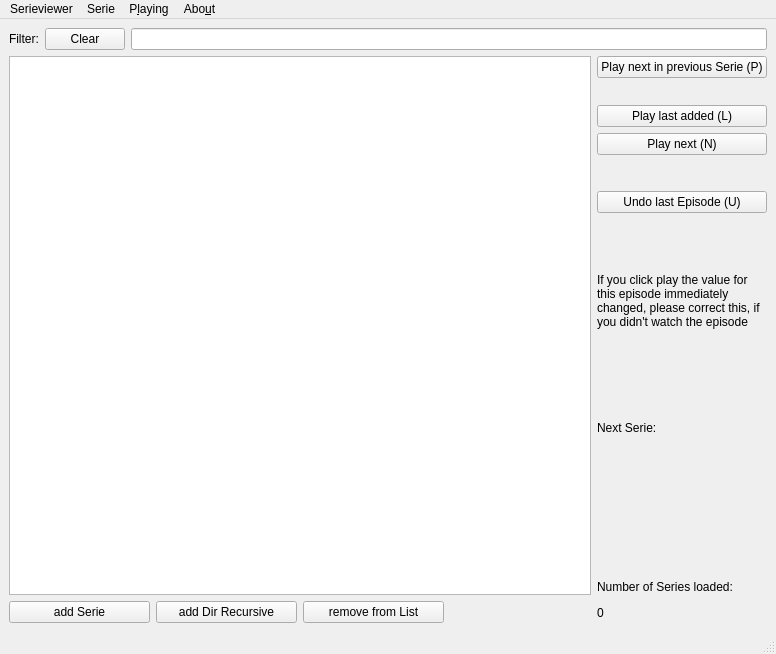
<?xml version="1.0" encoding="UTF-8"?>
<ui version="4.0">
 <class>MainWindow</class>
 <widget class="QMainWindow" name="MainWindow">
  <property name="geometry">
   <rect>
    <x>0</x>
    <y>0</y>
    <width>776</width>
    <height>654</height>
   </rect>
  </property>
  <property name="windowTitle">
   <string>Serienviewer</string>
  </property>
  <widget class="QWidget" name="centralwidget">
   <layout class="QGridLayout">
    <item row="0" column="0" colspan="5">
     <layout class="QHBoxLayout" name="headerLayout">
      <item>
       <widget class="QLabel" name="filterLabel">
        <property name="text">
         <string>Filter:</string>
        </property>
       </widget>
      </item>
      <item>
       <widget class="QPushButton" name="clearButton">
        <property name="text">
         <string>Clear</string>
        </property>
       </widget>
      </item>
      <item>
       <widget class="QLineEdit" name="searchEdit"/>
      </item>
     </layout>
    </item>
    <item row="2" column="2">
     <widget class="QPushButton" name="deleteButton">
      <property name="toolTip">
       <string>Delete a serie from the list but of course keep it on the harddisk</string>
      </property>
      <property name="text">
       <string>remove from List</string>
      </property>
      <property name="icon">
       <iconset resource="icons.qrc">
        <normaloff>:/icons/button_delete.png</normaloff>:/icons/button_delete.png</iconset>
      </property>
     </widget>
    </item>
    <item row="2" column="0">
     <widget class="QPushButton" name="addButton">
      <property name="toolTip">
       <string>Add a serie to the list</string>
      </property>
      <property name="text">
       <string>add Serie</string>
      </property>
      <property name="icon">
       <iconset resource="icons.qrc">
        <normaloff>:/icons/add.png</normaloff>:/icons/add.png</iconset>
      </property>
     </widget>
    </item>
    <item row="1" column="4" rowspan="2">
     <layout class="QVBoxLayout" name="sideBarLayout">
      <item>
       <widget class="QPushButton" name="playNextInSerieButton">
        <property name="text">
         <string>Play next in previous Serie (P)</string>
        </property>
       </widget>
      </item>
      <item>
       <spacer name="verticalSpacer">
        <property name="orientation">
         <enum>Qt::Vertical</enum>
        </property>
        <property name="sizeType">
         <enum>QSizePolicy::Fixed</enum>
        </property>
        <property name="sizeHint" stdset="0">
         <size>
          <width>15</width>
          <height>21</height>
         </size>
        </property>
       </spacer>
      </item>
      <item>
       <widget class="QPushButton" name="playLastAddedButton">
        <property name="text">
         <string>Play last added (L)</string>
        </property>
       </widget>
      </item>
      <item>
       <widget class="QPushButton" name="playNextButton">
        <property name="sizePolicy">
         <sizepolicy hsizetype="Minimum" vsizetype="Fixed">
          <horstretch>0</horstretch>
          <verstretch>0</verstretch>
         </sizepolicy>
        </property>
        <property name="text">
         <string>Play next (N)</string>
        </property>
       </widget>
      </item>
      <item>
       <spacer name="verticalSpacer_2">
        <property name="orientation">
         <enum>Qt::Vertical</enum>
        </property>
        <property name="sizeType">
         <enum>QSizePolicy::Fixed</enum>
        </property>
        <property name="sizeHint" stdset="0">
         <size>
          <width>20</width>
          <height>30</height>
         </size>
        </property>
       </spacer>
      </item>
      <item>
       <widget class="QPushButton" name="undoButton">
        <property name="text">
         <string>Undo last Episode (U)</string>
        </property>
       </widget>
      </item>
      <item>
       <widget class="QLabel" name="label">
        <property name="sizePolicy">
         <sizepolicy hsizetype="Preferred" vsizetype="Preferred">
          <horstretch>0</horstretch>
          <verstretch>0</verstretch>
         </sizepolicy>
        </property>
        <property name="maximumSize">
         <size>
          <width>9999999</width>
          <height>9999999</height>
         </size>
        </property>
        <property name="text">
         <string>If you click play the value for this episode immediately changed, please correct this, if you didn't watch the episode</string>
        </property>
        <property name="textFormat">
         <enum>Qt::AutoText</enum>
        </property>
        <property name="scaledContents">
         <bool>true</bool>
        </property>
        <property name="wordWrap">
         <bool>true</bool>
        </property>
       </widget>
      </item>
      <item>
       <layout class="QVBoxLayout" name="verticalLayout">
        <item>
         <layout class="QHBoxLayout" name="horizontalLayout">
          <item>
           <widget class="QLabel" name="label_4">
            <property name="sizePolicy">
             <sizepolicy hsizetype="Minimum" vsizetype="Minimum">
              <horstretch>0</horstretch>
              <verstretch>0</verstretch>
             </sizepolicy>
            </property>
            <property name="text">
             <string>Next Serie:</string>
            </property>
           </widget>
          </item>
          <item>
           <widget class="QLabel" name="nextLabel">
            <property name="sizePolicy">
             <sizepolicy hsizetype="Preferred" vsizetype="Minimum">
              <horstretch>0</horstretch>
              <verstretch>0</verstretch>
             </sizepolicy>
            </property>
            <property name="text">
             <string/>
            </property>
            <property name="wordWrap">
             <bool>true</bool>
            </property>
           </widget>
          </item>
         </layout>
        </item>
        <item>
         <widget class="QLabel" name="nextNameLabel">
          <property name="text">
           <string/>
          </property>
          <property name="scaledContents">
           <bool>false</bool>
          </property>
          <property name="wordWrap">
           <bool>false</bool>
          </property>
         </widget>
        </item>
       </layout>
      </item>
      <item>
       <spacer name="verticalSpacer_3">
        <property name="orientation">
         <enum>Qt::Vertical</enum>
        </property>
        <property name="sizeType">
         <enum>QSizePolicy::Fixed</enum>
        </property>
        <property name="sizeHint" stdset="0">
         <size>
          <width>20</width>
          <height>20</height>
         </size>
        </property>
       </spacer>
      </item>
      <item>
       <widget class="QLabel" name="label_2">
        <property name="sizePolicy">
         <sizepolicy hsizetype="Minimum" vsizetype="Minimum">
          <horstretch>0</horstretch>
          <verstretch>0</verstretch>
         </sizepolicy>
        </property>
        <property name="maximumSize">
         <size>
          <width>170</width>
          <height>20</height>
         </size>
        </property>
        <property name="text">
         <string>Number of Series loaded:</string>
        </property>
       </widget>
      </item>
      <item>
       <widget class="QLabel" name="numberLabel">
        <property name="sizePolicy">
         <sizepolicy hsizetype="Minimum" vsizetype="Minimum">
          <horstretch>0</horstretch>
          <verstretch>0</verstretch>
         </sizepolicy>
        </property>
        <property name="maximumSize">
         <size>
          <width>170</width>
          <height>20</height>
         </size>
        </property>
        <property name="text">
         <string>0</string>
        </property>
       </widget>
      </item>
     </layout>
    </item>
    <item row="2" column="1">
     <widget class="QPushButton" name="addDirRecursiveButton">
      <property name="text">
       <string>add Dir Recursive</string>
      </property>
      <property name="icon">
       <iconset resource="icons.qrc">
        <normaloff>:/icons/add.png</normaloff>:/icons/add.png</iconset>
      </property>
     </widget>
    </item>
    <item row="1" column="0" colspan="4">
     <widget class="SerieView" name="tableView">
      <property name="editTriggers">
       <set>QAbstractItemView::DoubleClicked</set>
      </property>
      <property name="defaultDropAction">
       <enum>Qt::IgnoreAction</enum>
      </property>
      <property name="selectionMode">
       <enum>QAbstractItemView::SingleSelection</enum>
      </property>
      <property name="selectionBehavior">
       <enum>QAbstractItemView::SelectRows</enum>
      </property>
      <property name="verticalScrollMode">
       <enum>QAbstractItemView::ScrollPerItem</enum>
      </property>
      <property name="sortingEnabled">
       <bool>true</bool>
      </property>
      <attribute name="verticalHeaderVisible">
       <bool>true</bool>
      </attribute>
      <attribute name="verticalHeaderHighlightSections">
       <bool>false</bool>
      </attribute>
     </widget>
    </item>
   </layout>
  </widget>
  <widget class="QMenuBar" name="menubar">
   <property name="geometry">
    <rect>
     <x>0</x>
     <y>0</y>
     <width>776</width>
     <height>29</height>
    </rect>
   </property>
   <widget class="QMenu" name="menuSerieviewer">
    <property name="title">
     <string>Serieviewer</string>
    </property>
    <addaction name="actionAdd_recursive"/>
    <addaction name="actionSettings"/>
    <addaction name="actionRefresh"/>
    <addaction name="actionClean_up_Series"/>
    <addaction name="actionQuit_without_saving"/>
    <addaction name="actionQuit"/>
   </widget>
   <widget class="QMenu" name="menuSerie">
    <property name="title">
     <string>Serie</string>
    </property>
    <addaction name="actionShow_Series_Info"/>
    <addaction name="actionEnable_Ongoing"/>
    <addaction name="actionDisable_Ongoing"/>
    <addaction name="actionRewind_by_one"/>
    <addaction name="actionSet_the_link"/>
    <addaction name="actionSet_player"/>
   </widget>
   <widget class="QMenu" name="menuPlaying">
    <property name="title">
     <string>P&amp;laying</string>
    </property>
    <addaction name="actionRandom"/>
    <addaction name="actionNewRandom"/>
    <addaction name="actionPlay_next_in_Series"/>
    <addaction name="actionPlay_last_added"/>
    <addaction name="actionPlay_next"/>
    <addaction name="actionUndo_last_play"/>
   </widget>
   <widget class="QMenu" name="menuAbout">
    <property name="title">
     <string>Abo&amp;ut</string>
    </property>
    <addaction name="actionAbout_Qt"/>
    <addaction name="actionAbout"/>
   </widget>
   <addaction name="menuSerieviewer"/>
   <addaction name="menuSerie"/>
   <addaction name="menuPlaying"/>
   <addaction name="menuAbout"/>
  </widget>
  <widget class="QStatusBar" name="statusbar"/>
  <action name="actionAbout">
   <property name="text">
    <string>a&amp;bout</string>
   </property>
  </action>
  <action name="actionSettings">
   <property name="icon">
    <iconset resource="icons.qrc">
     <normaloff>:/icons/settings.png</normaloff>:/icons/settings.png</iconset>
   </property>
   <property name="text">
    <string>&amp;Settings</string>
   </property>
  </action>
  <action name="actionRefresh">
   <property name="icon">
    <iconset resource="icons.qrc">
     <normaloff>:/icons/refresh.png</normaloff>:/icons/refresh.png</iconset>
   </property>
   <property name="text">
    <string>&amp;Refresh</string>
   </property>
  </action>
  <action name="actionClean_up_Series">
   <property name="icon">
    <iconset resource="icons.qrc">
     <normaloff>:/icons/cleanup.png</normaloff>:/icons/cleanup.png</iconset>
   </property>
   <property name="text">
    <string>&amp;Clean up Series</string>
   </property>
  </action>
  <action name="actionQuit_without_saving">
   <property name="text">
    <string>&amp;Quit without saving</string>
   </property>
  </action>
  <action name="actionQuit">
   <property name="icon">
    <iconset resource="icons.qrc">
     <normaloff>:/icons/exit.png</normaloff>:/icons/exit.png</iconset>
   </property>
   <property name="text">
    <string>Q&amp;uit</string>
   </property>
   <property name="shortcut">
    <string>Q</string>
   </property>
  </action>
  <action name="actionShow_Series_Info">
   <property name="icon">
    <iconset resource="icons.qrc">
     <normaloff>:/icons/info.png</normaloff>:/icons/info.png</iconset>
   </property>
   <property name="text">
    <string>&amp;Show Series Info</string>
   </property>
  </action>
  <action name="actionEnable_Ongoing">
   <property name="icon">
    <iconset resource="icons.qrc">
     <normaloff>:/icons/button_ok.png</normaloff>:/icons/button_ok.png</iconset>
   </property>
   <property name="text">
    <string>&amp;Enable Ongoing</string>
   </property>
  </action>
  <action name="actionDisable_Ongoing">
   <property name="icon">
    <iconset resource="icons.qrc">
     <normaloff>:/icons/ongoing.png</normaloff>:/icons/ongoing.png</iconset>
   </property>
   <property name="text">
    <string>&amp;Disable Ongoing</string>
   </property>
  </action>
  <action name="actionRewind_by_one">
   <property name="icon">
    <iconset resource="icons.qrc">
     <normaloff>:/icons/previous.png</normaloff>:/icons/previous.png</iconset>
   </property>
   <property name="text">
    <string>&amp;Rewind by one</string>
   </property>
  </action>
  <action name="actionSet_the_link">
   <property name="text">
    <string>Set the &amp;link</string>
   </property>
  </action>
  <action name="actionSet_player">
   <property name="text">
    <string>&amp;Change Player/arguments</string>
   </property>
  </action>
  <action name="actionRandom">
   <property name="icon">
    <iconset resource="icons.qrc">
     <normaloff>:/icons/shuffle.png</normaloff>:/icons/shuffle.png</iconset>
   </property>
   <property name="text">
    <string>&amp;Pick Random</string>
   </property>
   <property name="shortcut">
    <string>R</string>
   </property>
  </action>
  <action name="actionNewRandom">
   <property name="icon">
    <iconset resource="icons.qrc">
     <normaloff>:/icons/shuffle.png</normaloff>:/icons/shuffle.png</iconset>
   </property>
   <property name="text">
    <string>Pick &amp;New Random</string>
   </property>
  </action>
  <action name="actionPlay_next_in_Series">
   <property name="text">
    <string>Play next &amp;in Series</string>
   </property>
   <property name="shortcut">
    <string>P</string>
   </property>
  </action>
  <action name="actionPlay_last_added">
   <property name="text">
    <string>Play &amp;last added</string>
   </property>
   <property name="shortcut">
    <string>L</string>
   </property>
  </action>
  <action name="actionPlay_next">
   <property name="text">
    <string>Pla&amp;y next</string>
   </property>
   <property name="shortcut">
    <string>N</string>
   </property>
  </action>
  <action name="actionUndo_last_play">
   <property name="text">
    <string>&amp;Undo last play</string>
   </property>
  </action>
  <action name="actionAbout_Qt">
   <property name="text">
    <string>&amp;about Qt</string>
   </property>
  </action>
  <action name="actionAdd_recursive">
   <property name="icon">
    <iconset resource="icons.qrc">
     <normaloff>:/icons/add.png</normaloff>:/icons/add.png</iconset>
   </property>
   <property name="text">
    <string>&amp;Add Recursive</string>
   </property>
  </action>
 </widget>
 <customwidgets>
  <customwidget>
   <class>SerieView</class>
   <extends>QTableView</extends>
   <header>src/serieview.h</header>
  </customwidget>
 </customwidgets>
 <resources>
  <include location="icons.qrc"/>
 </resources>
 <connections/>
</ui>
